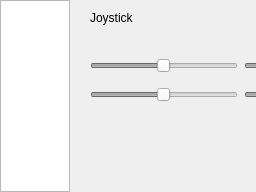
        <widget class="QWidget" name="stackedWidgetSettings">
         <layout class="QHBoxLayout" name="horizontalLayout_14" stretch="1,5">
          <property name="spacing">
           <number>0</number>
          </property>
          <property name="leftMargin">
           <number>0</number>
          </property>
          <property name="topMargin">
           <number>0</number>
          </property>
          <property name="rightMargin">
           <number>0</number>
          </property>
          <property name="bottomMargin">
           <number>0</number>
          </property>
          <item>
           <widget class="QListWidget" name="listWidget"/>
          </item>
          <item>
           <widget class="QStackedWidget" name="stackedWidgetConfig">
            <property name="currentIndex">
             <number>1</number>
            </property>
            <widget class="QWidget" name="stackedWidgetConfigGeneral">
             <widget class="QLabel" name="label">
              <property name="geometry">
               <rect>
                <x>20</x>
                <y>10</y>
                <width>57</width>
                <height>16</height>
               </rect>
              </property>
              <property name="text">
               <string>General</string>
              </property>
             </widget>
            </widget>
            <widget class="QWidget" name="stackedWidgetConfigJoystick">
             <widget class="QLabel" name="label_2">
              <property name="geometry">
               <rect>
                <x>20</x>
                <y>10</y>
                <width>57</width>
                <height>16</height>
               </rect>
              </property>
              <property name="text">
               <string>Joystick</string>
              </property>
             </widget>
             <widget class="QWidget" name="">
              <property name="geometry">
               <rect>
                <x>20</x>
                <y>50</y>
                <width>301</width>
                <height>61</height>
               </rect>
              </property>
              <layout class="QGridLayout" name="gridLayout_4">
               <item row="0" column="0">
                <widget class="QSlider" name="axisLeftXSlider">
                 <property name="enabled">
                  <bool>false</bool>
                 </property>
                 <property name="minimum">
                  <number>1</number>
                 </property>
                 <property name="maximum">
                  <number>100</number>
                 </property>
                 <property name="value">
                  <number>50</number>
                 </property>
                 <property name="orientation">
                  <enum>Qt::Horizontal</enum>
                 </property>
                 <property name="tickPosition">
                  <enum>QSlider::NoTicks</enum>
                 </property>
                </widget>
               </item>
               <item row="0" column="1">
                <widget class="QSlider" name="axisRightXSlider">
                 <property name="enabled">
                  <bool>false</bool>
                 </property>
                 <property name="minimum">
                  <number>1</number>
                 </property>
                 <property name="maximum">
                  <number>100</number>
                 </property>
                 <property name="singleStep">
                  <number>1</number>
                 </property>
                 <property name="value">
                  <number>50</number>
                 </property>
                 <property name="orientation">
                  <enum>Qt::Horizontal</enum>
                 </property>
                 <property name="tickPosition">
                  <enum>QSlider::NoTicks</enum>
                 </property>
                </widget>
               </item>
               <item row="1" column="0">
                <widget class="QSlider" name="axisLeftYSlider">
                 <property name="enabled">
                  <bool>false</bool>
                 </property>
                 <property name="minimum">
                  <number>1</number>
                 </property>
                 <property name="maximum">
                  <number>100</number>
                 </property>
                 <property name="value">
                  <number>50</number>
                 </property>
                 <property name="orientation">
                  <enum>Qt::Horizontal</enum>
                 </property>
                 <property name="tickPosition">
                  <enum>QSlider::NoTicks</enum>
                 </property>
                </widget>
               </item>
               <item row="1" column="1">
                <widget class="QSlider" name="axisRightYSlider">
                 <property name="enabled">
                  <bool>false</bool>
                 </property>
                 <property name="minimum">
                  <number>1</number>
                 </property>
                 <property name="maximum">
                  <number>100</number>
                 </property>
                 <property name="value">
                  <number>50</number>
                 </property>
                 <property name="orientation">
                  <enum>Qt::Horizontal</enum>
                 </property>
                 <property name="tickPosition">
                  <enum>QSlider::NoTicks</enum>
                 </property>
                </widget>
               </item>
              </layout>
             </widget>
            </widget>
           </widget>
          </item>
         </layout>
        </widget>
